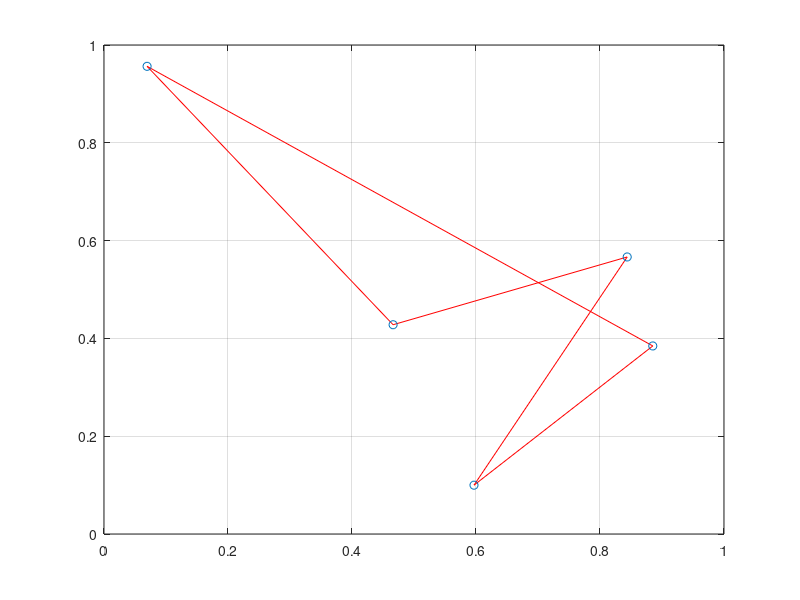
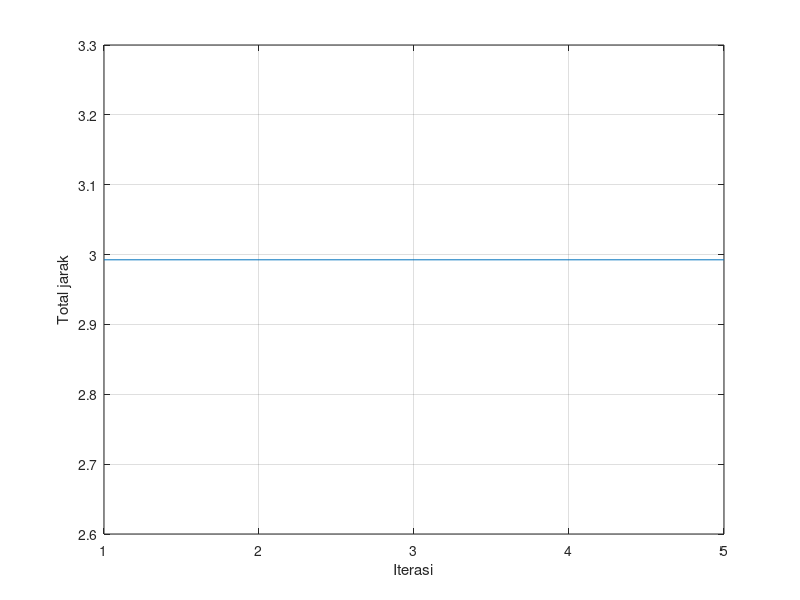

Write the MATLAB code that produced these figures, in order.
clear
N=input('Jumlah kota = ');
maxIter=input('Max Iter = ');
 
%mengacak posisi titik
%rand('state',0);
x=rand(1,N);
y=rand(1,N);
 
%Mengacak jalur dengan permutasi
jalur=randperm(N);
 
%Menghitung jarak
jarak=0;
for i=1:N-1
    d=sqrt((x(jalur(i+1))-x(jalur(i)))^2+(y(jalur(i+1))-y(jalur(i)))^2);
    jarak=jarak+d;
end
d=sqrt((x(jalur(N))-x(jalur(1)))^2+(y(jalur(N))-y(jalur(1)))^2);
jarak=jarak+d;

jalur_min=jalur;
jarak_min=jarak;
 
for iter=1:maxIter
    %update jalur
    jalur_lama=jalur;
    k1=floor(N*rand+1);
    k2=floor((N-k1)*rand+k1);
    nk=k2-k1;
    for k=0:nk
        jalur(k1+k)=jalur_lama(k2-k);
    end
    
    %Menghitung jarak
    jarak=0;
    for i=1:N-1
    d=sqrt((x(jalur(i+1))-x(jalur(i)))^2+(y(jalur(i+1))-y(jalur(i)))^2);
    jarak=jarak+d;
    end
    d=sqrt((x(jalur(N))-x(jalur(1)))^2+(y(jalur(N))-y(jalur(1)))^2);
    jarak=jarak+d;

     if(jarak<=jarak_min)
        jarak_min=jarak;
        jalur_min=jalur;
        fprintf('Iterasi %d Jarak min = %1.8f\n',iter, jarak_min);
    end
    s(iter)=jarak_min;
end
 
fprintf('Hasil jalur optimal:\n');
for i=1:N
    fprintf('%d ',jalur_min(i));
end
fprintf('\nJarak = %f\n',jarak_min);
 
%Menggambar hasil jalur
for i=1:N
    sx(i)=x(jalur(i));
    sy(i)=y(jalur(i));
end
sx(N+1)=x(jalur(1));
sy(N+1)=y(jalur(1));

figure(1)
clf
plot(sx,sy,'r');
hold on
plot(sx(1:N),sy(1:N),'o');
grid on
 
figure(2)
clf
plot(s), grid
xlabel('Iterasi')
ylabel('Total jarak')
